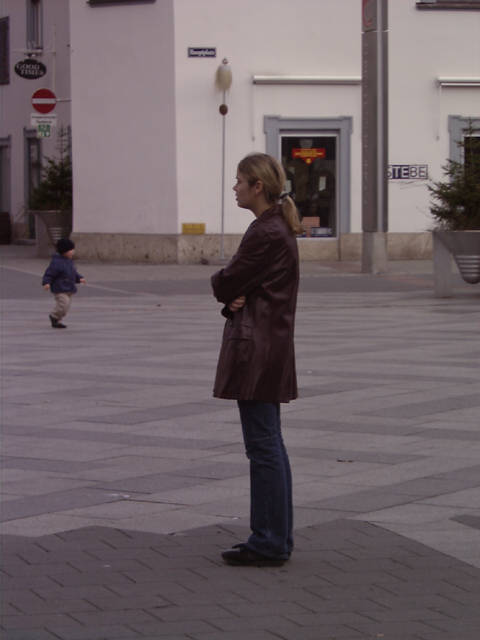
#> input picture src/com/cv/DetectObject/HistogramOfOrientedGradients/DetectPedestrian/images/person_010.bmp, 480 x 640 px; its folder holds only this picture in this run
$ python DetectPedestrian.py
#> lines starting #> are read from the running program, lines starting #| are printed output that depends on the picture
from __future__ import print_function

import cv2
import imutils
import matplotlib.pyplot as plt
import numpy as np
from imutils import paths
from imutils.object_detection import non_max_suppression

# load the image
image_path = "images/"

# initializes the Histogram of Oriented Gradients descriptor
hog = cv2.HOGDescriptor()
# set the Support Vector Machine to be pre-trained pedestrian detector
hog.setSVMDetector(cv2.HOGDescriptor_getDefaultPeopleDetector())

# loop over the image paths
for original_image in paths.list_images(image_path):
    # load the image and resize it to reduce detection time and improve detection accuracy
    original_image = cv2.imread(original_image)
#> original_image is the input picture: shape (640, 480, 3); mean B, G, R 103.7, 99.5, 111.5
    original_image = imutils.resize(original_image, width=min(400, original_image.shape[1]))
#> original_image: shape (533, 400, 3)
    # show original image
    window_name = 'Original Image'
    cv2.imshow(window_name, original_image)
    cv2.waitKey()

    # detect people in the image
    # parameters
    #       image pyramid with scale=1.05
    #       a sliding window step size of (4, 4)  pixels in both the x and y direction
    #           The size of the sliding window is fixed at 64 x 128 pixels
    #           (http://lear.inrialpes.fr/people/triggs/pubs/Dalal-cvpr05.pdf)
    # return
    #       bounding box (x, y)-coordinates of each person in the image
    #       weights: the confidence value returned by the SVM for each detection
    #
    (boundingBoxs, weights) = hog.detectMultiScale(original_image, winStride=(4, 4), padding=(8, 8), scale=1.05)
#> boundingBoxs = [[18, 168, 66, 133], [138, 149, 162, 323]]; weights = [0.528, 2.72]

    # draw the original bounding boxes
    HOG_SVM_image = original_image.copy()
    for (x, y, w, h) in boundingBoxs:
        cv2.rectangle(HOG_SVM_image, (x, y), (x + w, y + h), (0, 0, 255), 2)
#> this loop made 2 passes
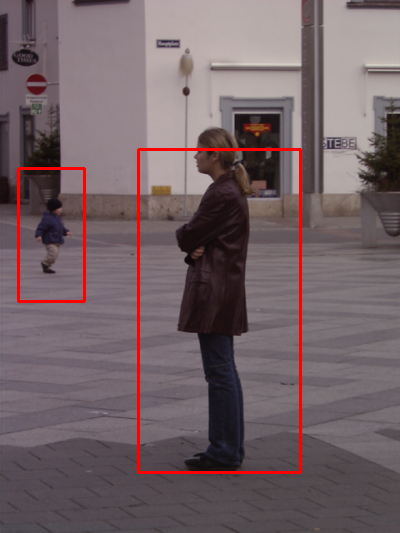
#> HOG_SVM_image: shape (533, 400, 3); mean B, G, R 101.8, 97.6, 114.3

    # show image
    window_name = 'Apply HOG and SVN'
    cv2.imshow(window_name, HOG_SVM_image)
    cv2.waitKey()

    # apply non-maximum suppression to the bounding boxes using a fairly large overlap threshold to try to maintain overlapping boxes that are still people
    boundingBoxs = np.array([[x, y, x + w, y + h] for (x, y, w, h) in boundingBoxs])
#> boundingBoxs = [[18, 168, 84, 301], [138, 149, 300, 472]]
    keeping_boundingBoxs = non_max_suppression(boundingBoxs, probs=None, overlapThresh=0.65)
#> keeping_boundingBoxs = [[138, 149, 300, 472], [18, 168, 84, 301]]

    # draw the final bounding boxes
    NMS_image = original_image.copy()
    for (start_X, start_Y, end_X, end_Y) in keeping_boundingBoxs:
        cv2.rectangle(NMS_image, (start_X, start_Y), (end_X, end_Y), (0, 255, 0), 2)
#> this loop made 2 passes
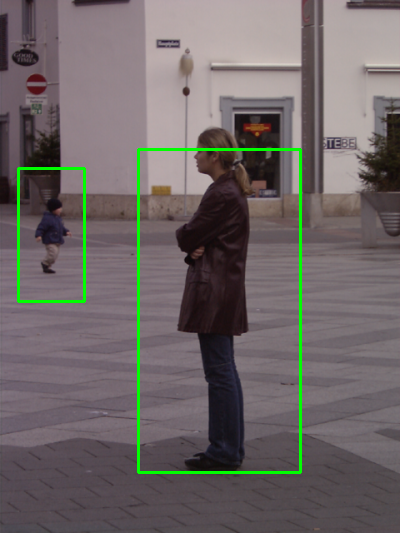
#> NMS_image: shape (533, 400, 3); mean B, G, R 101.8, 102.5, 109.4

    # show image
    window_name = 'Apply non-maximum suppression'
    cv2.imshow(window_name, NMS_image)
    cv2.waitKey()

    # show Result
    fig = plt.figure("Result")
    images = ("Before", original_image), ("After Detecting ", NMS_image)
    for (i, (name, image)) in enumerate(images):
        ax = fig.add_subplot(1, 2, i + 1)
        ax.set_title(name)
        plt.imshow(cv2.cvtColor(image, cv2.COLOR_BGR2RGB))
        plt.axis("off")
#> this loop made 2 passes
#> name on passes 1 to 2: 'Before', 'After Detecting '
    # show the figure
    plt.show()
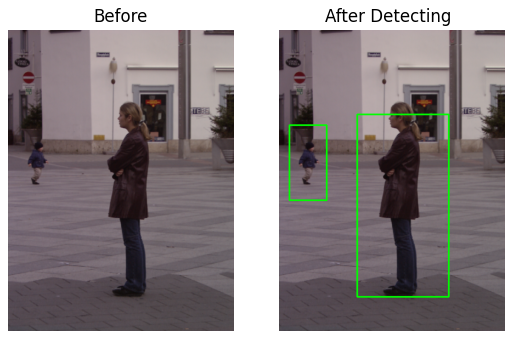
#> figure drawn by matplotlib, 2 panels

$ run again, on src/com/cv/DetectObject/HistogramOfOrientedGradients/DetectPedestrian/images/person_032.bmp
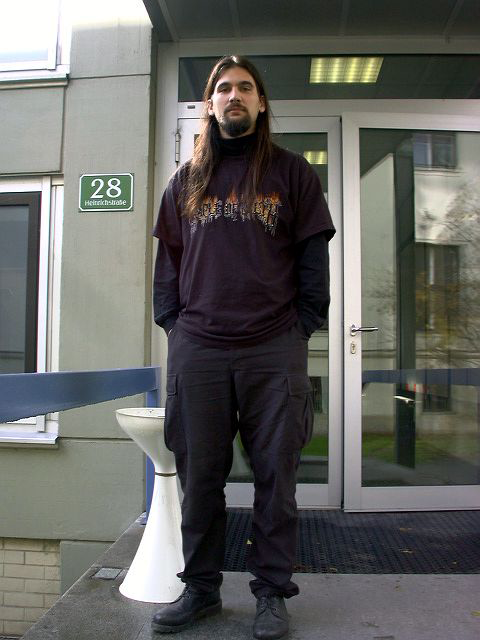
#> input picture src/com/cv/DetectObject/HistogramOfOrientedGradients/DetectPedestrian/images/person_032.bmp, 480 x 640 px
#> original_image is the input picture: shape (640, 480, 3); mean B, G, R 97.5, 100.8, 100.6
#> original_image: shape (533, 400, 3)
#> `(boundingBoxs, weights) = hog.detectMultiScale(original_image, winStri..`: boundingBoxs = [[187, 288, 89, 178], [147, 13, 100, 201], [64, 31, 258, 502]]; weights = [0.67, 0.929, 0.392]
#> the loop `for (x, y, w, h) in boundingBoxs:` made 3 passes
#> after the loop `for (x, y, w, h) in boundingBoxs:`:
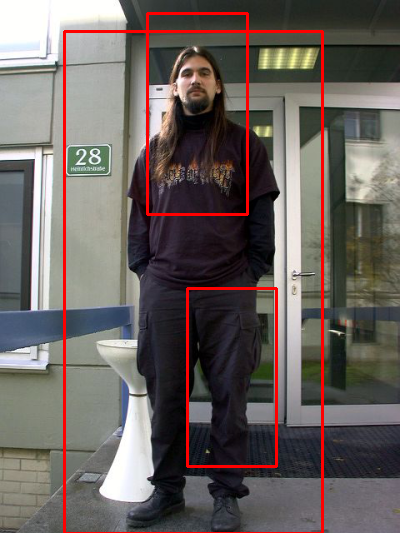
#> HOG_SVM_image: shape (533, 400, 3); mean B, G, R 94.4, 97.6, 106.3
#> `boundingBoxs = np.array([[x, y, x + w, y + h] for (x, y, w, h) in boun..`: boundingBoxs = [[187, 288, 276, 466], [147, 13, 247, 214], [64, 31, 322, 533]]
#> keeping_boundingBoxs = [[64, 31, 322, 533]]
#> the loop `for (start_X, start_Y, end_X, end_Y) in keeping_boundingBoxs:` made 1 pass
#> the loop `for (i, (name, image)) in enumerate(images):` made 2 passes
#> name on passes 1 to 2: 'Before', 'After Detecting '
#> `plt.show()`:
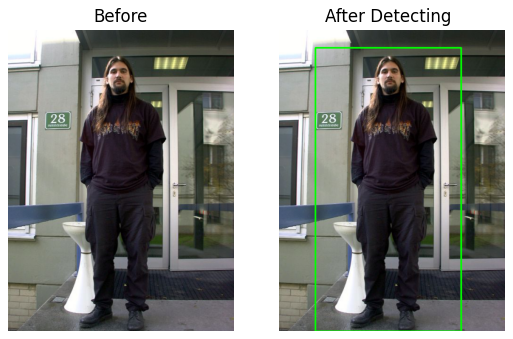
#> figure drawn by matplotlib, 2 panels

$ run again, on src/com/cv/DetectObject/HistogramOfOrientedGradients/DetectPedestrian/images/person_033.bmp
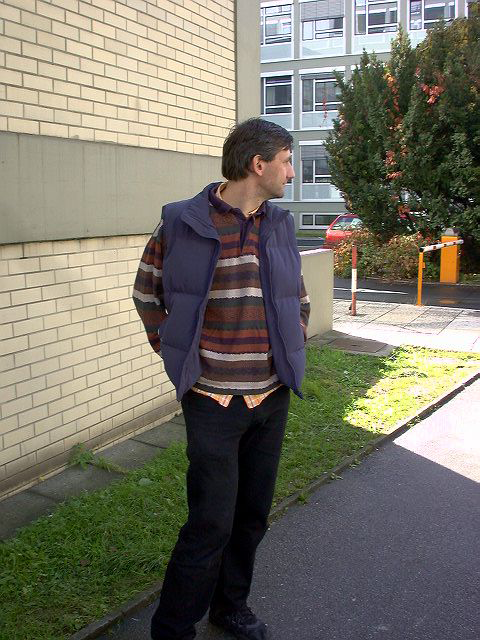
#> input picture src/com/cv/DetectObject/HistogramOfOrientedGradients/DetectPedestrian/images/person_033.bmp, 480 x 640 px
#> original_image is the input picture: shape (640, 480, 3); mean B, G, R 104.3, 117.4, 120.1
#> original_image: shape (533, 400, 3)
#> `(boundingBoxs, weights) = hog.detectMultiScale(original_image, winStri..`: boundingBoxs = [[100, 145, 109, 218], [78, 42, 251, 491]]; weights = [0.161, 0.514]
#> the loop `for (x, y, w, h) in boundingBoxs:` made 2 passes
#> `boundingBoxs = np.array([[x, y, x + w, y + h] for (x, y, w, h) in boun..`: boundingBoxs = [[100, 145, 209, 363], [78, 42, 329, 533]]
#> keeping_boundingBoxs = [[78, 42, 329, 533]]
#> the loop `for (start_X, start_Y, end_X, end_Y) in keeping_boundingBoxs:` made 1 pass
#> after the loop `for (start_X, start_Y, end_X, end_Y) in keeping_boundingBoxs:`:
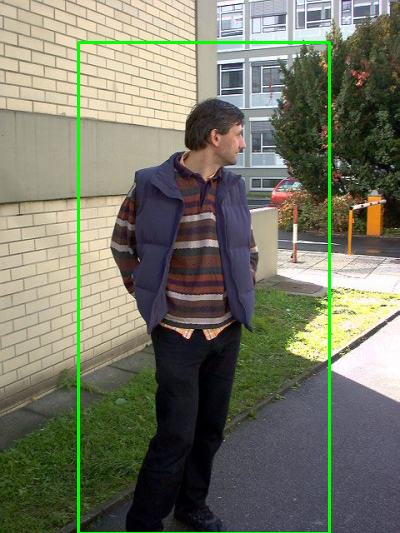
#> NMS_image: shape (533, 400, 3); mean B, G, R 102.1, 119.5, 117.5
#> the loop `for (i, (name, image)) in enumerate(images):` made 2 passes
#> name on passes 1 to 2: 'Before', 'After Detecting '
#> `plt.show()`:
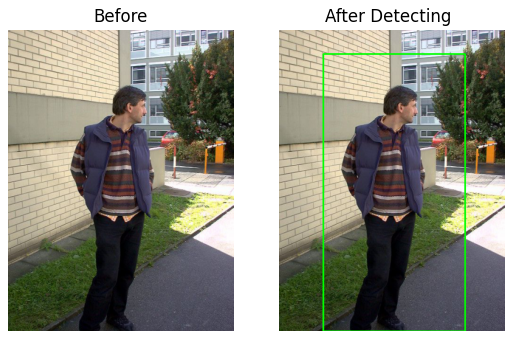
#> figure drawn by matplotlib, 2 panels

$ run again, on src/com/cv/DetectObject/HistogramOfOrientedGradients/DetectPedestrian/images/person_044.bmp
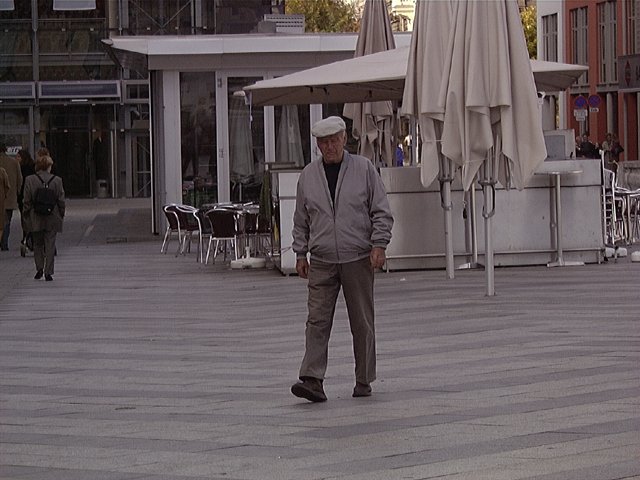
#> input picture src/com/cv/DetectObject/HistogramOfOrientedGradients/DetectPedestrian/images/person_044.bmp, 640 x 480 px
#> original_image is the input picture: shape (480, 640, 3); mean B, G, R 91.8, 89.5, 99.1
#> original_image: shape (300, 400, 3)
#> `(boundingBoxs, weights) = hog.detectMultiScale(original_image, winStri..`: boundingBoxs = [[0, 70, 62, 137], [157, 56, 112, 223]]; weights = [1.69, 3.48]
#> the loop `for (x, y, w, h) in boundingBoxs:` made 2 passes
#> `boundingBoxs = np.array([[x, y, x + w, y + h] for (x, y, w, h) in boun..`: boundingBoxs = [[0, 70, 62, 207], [157, 56, 269, 279]]
#> keeping_boundingBoxs = [[157, 56, 269, 279], [0, 70, 62, 207]]
#> the loop `for (start_X, start_Y, end_X, end_Y) in keeping_boundingBoxs:` made 2 passes
#> after the loop `for (start_X, start_Y, end_X, end_Y) in keeping_boundingBoxs:`:
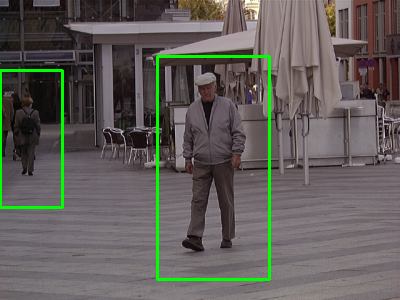
#> NMS_image: shape (300, 400, 3); mean B, G, R 89.8, 93.9, 96.9
#> the loop `for (i, (name, image)) in enumerate(images):` made 2 passes
#> name on passes 1 to 2: 'Before', 'After Detecting '
#> `plt.show()`:
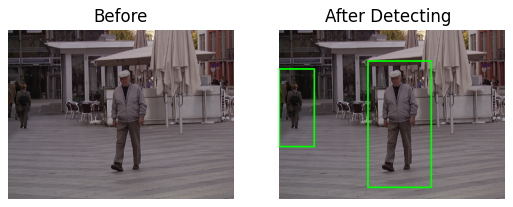
#> figure drawn by matplotlib, 2 panels

$ run again, on src/com/cv/DetectObject/HistogramOfOrientedGradients/DetectPedestrian/images/person_011.bmp
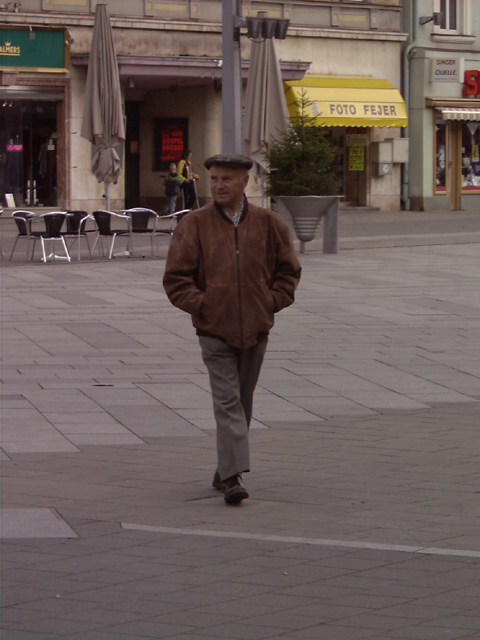
#> input picture src/com/cv/DetectObject/HistogramOfOrientedGradients/DetectPedestrian/images/person_011.bmp, 480 x 640 px
#> original_image is the input picture: shape (640, 480, 3); mean B, G, R 89.8, 93.3, 107
#> original_image: shape (533, 400, 3)
#> `(boundingBoxs, weights) = hog.detectMultiScale(original_image, winStri..`: boundingBoxs = [[112, 113, 170, 339]]; weights = [3.77]
#> the loop `for (x, y, w, h) in boundingBoxs:` made 1 pass
#> `boundingBoxs = np.array([[x, y, x + w, y + h] for (x, y, w, h) in boun..`: boundingBoxs = [[112, 113, 282, 452]]
#> the loop `for (start_X, start_Y, end_X, end_Y) in keeping_boundingBoxs:` made 1 pass
#> after the loop `for (start_X, start_Y, end_X, end_Y) in keeping_boundingBoxs:`:
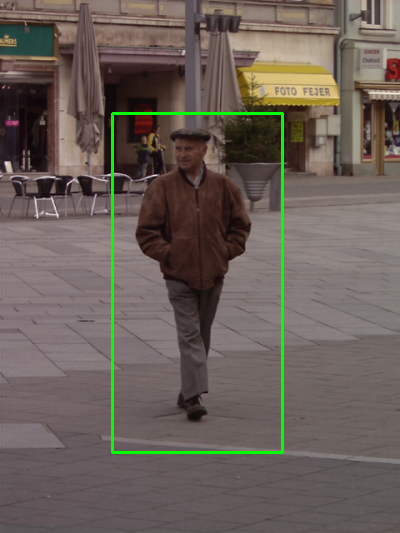
#> NMS_image: shape (533, 400, 3); mean B, G, R 88.6, 95.7, 105.6
#> the loop `for (i, (name, image)) in enumerate(images):` made 2 passes
#> name on passes 1 to 2: 'Before', 'After Detecting '
#> `plt.show()`:
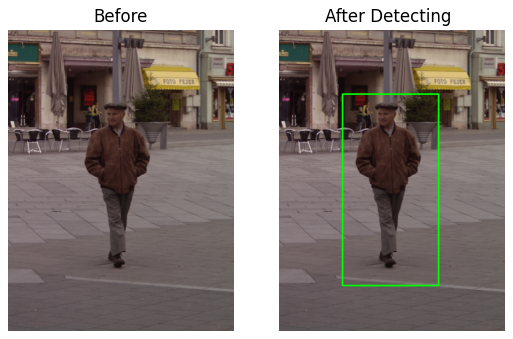
#> figure drawn by matplotlib, 2 panels
